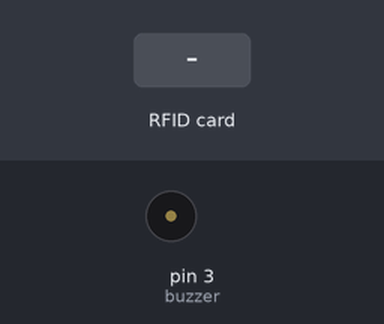
Bench run of a sketch on a simulated Arduino Uno, built with avr-gcc and run on an emulated ATmega328P. Parts: buzzer (waves = sounding, pin HIGH). Inputs (shaded band) come from the test bench. Pins used as bus, display or sensor lines are not drawn; what the sketch prints to the serial monitor is not drawn.

Above: at 1.2 s.
1.3 s: RFID card 5E 7A 19 C4 held to the reader
Timing chart, 0 to 4.3 s (numbered marks = the images above; inputs shaded):
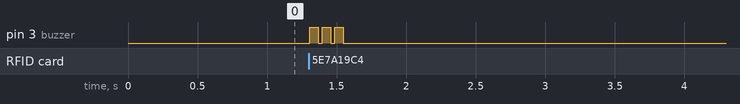

Measured:
- after the input at 1.3 s, pin 3 (buzzer): alternates HIGH for 0.06 s and LOW for 0.03 s, 6 changes in all, then stays LOW, starting at once

The sketch:

RIFD_with_VB.ino
```cpp
#include <Wire.h>
#include <SPI.h>
#include <MFRC522.h>

#define SS_PIN 10
#define RST_PIN 9
MFRC522 mfrc522(SS_PIN, RST_PIN);   // Create MFRC522 instance
#define buzzer 3
void setup()
{
  pinMode(buzzer,OUTPUT);
  digitalWrite(buzzer,LOW);
  Serial.begin(9600);
  SPI.begin();      // Initiate  SPI bus
  mfrc522.PCD_Init();   // Initiate MFRC522
}
void loop()
{

  // Look for new cards
  if ( ! mfrc522.PICC_IsNewCardPresent())
  {
    return;
  }
  // Select one of the cards
  if ( ! mfrc522.PICC_ReadCardSerial())
  {
    return;
  }
  //Show UID on serial monitor
  //Serial.print("UID tag :");
  String content= "";
  byte letter;
  for (byte i = 0; i < mfrc522.uid.size; i++)
  {
     Serial.print(mfrc522.uid.uidByte[i] < 0x10 ? " 0" : " ");
     Serial.print(mfrc522.uid.uidByte[i], HEX);
     content.concat(String(mfrc522.uid.uidByte[i] < 0x10 ? " 0" : " "));
     content.concat(String(mfrc522.uid.uidByte[i], HEX));
  }
 // Serial.println();
  //Serial.print("Message : ");
  content.toUpperCase();
  beep();

 delay(1000);

}


void beep (void)
{
  digitalWrite(buzzer,HIGH);
  delay(60);
  digitalWrite(buzzer,LOW);
  delay(30);
  digitalWrite(buzzer,HIGH);
  delay(60);
  digitalWrite(buzzer,LOW);
  delay(30);
  digitalWrite(buzzer,HIGH);
  delay(60);
  digitalWrite(buzzer,LOW);
  delay(30);
}
```
